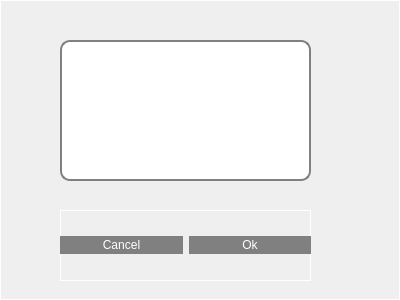
<?xml version="1.0" encoding="UTF-8"?>
<ui version="4.0">
 <class>AddWindow</class>
 <widget class="QDialog" name="AddWindow">
  <property name="geometry">
   <rect>
    <x>0</x>
    <y>0</y>
    <width>400</width>
    <height>300</height>
   </rect>
  </property>
  <property name="windowTitle">
   <string>Dialog</string>
  </property>
  <property name="styleSheet">
   <string notr="true">QPushButton
{
	border: 2px solid grey;
	border-radius: 10px;
	padding: 0 8px;
	background: grey;
   color:white;
}
QTextEdit
{
border: 2px solid gray;
border-radius: 10px;
padding: 0 8px;
background: White;
color:black;
}
QListWidget
{
border: 2px solid gray;
border-radius: 10px;
padding: 0 8px;
background: White;
color:black;
}
*
{
background: qradialgradient(cx: 0.3, cy: -0.4, fx: 0.3, fy: -
0.4, radius: 1.35, stop: 0 #fff, stop: 1 #888);
color: rgb(0, 0, 0);
border: 1px solid #ffffff;
}</string>
  </property>
  <widget class="QWidget" name="">
   <property name="geometry">
    <rect>
     <x>60</x>
     <y>210</y>
     <width>251</width>
     <height>71</height>
    </rect>
   </property>
   <layout class="QHBoxLayout" name="horizontalLayout">
    <item>
     <widget class="QPushButton" name="pushButtonCancel">
      <property name="text">
       <string>Cancel</string>
      </property>
     </widget>
    </item>
    <item>
     <widget class="QPushButton" name="pushButtonOk">
      <property name="text">
       <string>Ok</string>
      </property>
     </widget>
    </item>
   </layout>
  </widget>
  <widget class="QTextEdit" name="textEditConfirmation">
   <property name="geometry">
    <rect>
     <x>60</x>
     <y>40</y>
     <width>251</width>
     <height>141</height>
    </rect>
   </property>
  </widget>
 </widget>
 <resources/>
 <connections/>
</ui>
